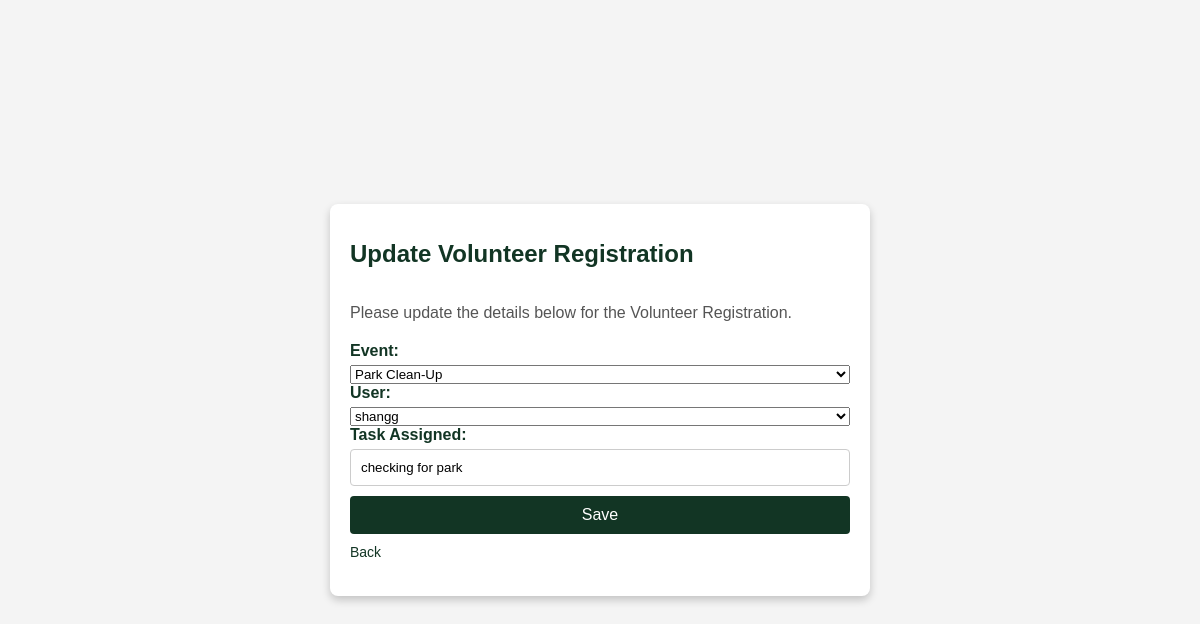
Page /updatevolunteerregistration/18/edit on the committed database.
### app/models.py (models this page shows, shortened)
class VolunteerRegistration(models.Model):
    event = models.ForeignKey(Event, on_delete=models.CASCADE)
    user = models.ForeignKey(User, on_delete=models.CASCADE)
    registration_date = models.DateTimeField(auto_now_add=True)
    task_assigned = models.CharField(max_length=100)

### app/views.py (the view, shortened to what this page needs)
# urls.py: path('updatevolunteerregistration/<int:pk>/edit', AdminVolunteerRegistrationUpdateView.as_view(), name='update_volunteerregistration'),
class AdminVolunteerRegistrationUpdateView(UpdateView):
    model = VolunteerRegistration
    fields = ['event', 'user', 'task_assigned']
    template_name = 'app/update_volunteerregistration.html'

### app/models.py (called while the page is built)
    def __str__(self):
        return self.name

    def __str__(self):
        return self.title

### app/templates/app/update_volunteerregistration.html (shortened to what this page needs)
{% load static %}
<head>
    <link rel="stylesheet" href="{% static 'css/update.css' %}">
</head>
{% block content %}
    <div class="form-container">
        <div class="header">
            <h1>Update Volunteer Registration</h1>
        </div>
        <p class="intro-text">Please update the details below for the Volunteer Registration.</p>
        <form action="{% url 'update_volunteerregistration' object.pk %}" method="post">
            <label for="event">Event:</label>
            {{ form.event }}
            <label for="user">User:</label>
            {{ form.user }}
            <label for="task_assigned">Task Assigned:</label>
            <input type="text" id="task_assigned" name="task_assigned" value="{{ form.task_assigned.value|default:'' }}">
        <input type="submit" value="Save">
            <a href="/database">Back</a>
        </form>
    </div>
{% endblock content %}

### static/css/update.css (style rules this page uses)
.form-container { background-color: white; padding: 20px; border-radius: 8px; box-shadow: 0 4px 8px rgba(0, 0, 0, 0.2); width: 100%; max-width: 500px; }
.header { display: flex; justify-content: space-between; align-items: center; margin-bottom: 20px; }
h1 { color: #123524; font-size: 24px; }
.intro-text { color: #555; margin-bottom: 20px; }
form { display: flex; flex-direction: column; }
label { font-weight: bold; color: #123524; margin-bottom: 5px; }
input[type="text"] { width: 100%; padding: 10px; margin-bottom: 10px; border: 1px solid #ccc; border-radius: 4px; }
input[type="submit"] { background-color: #123524; color: white; padding: 10px; border: none; border-radius: 4px; cursor: pointer; font-size: 16px; }
a { text-decoration: none; color: #123524; font-size: 14px; margin-top: 10px; }

### rows in the picture
VolunteerRegistration: event "Park Clean-Up", user "shangg", task_assigned "checking for park"
